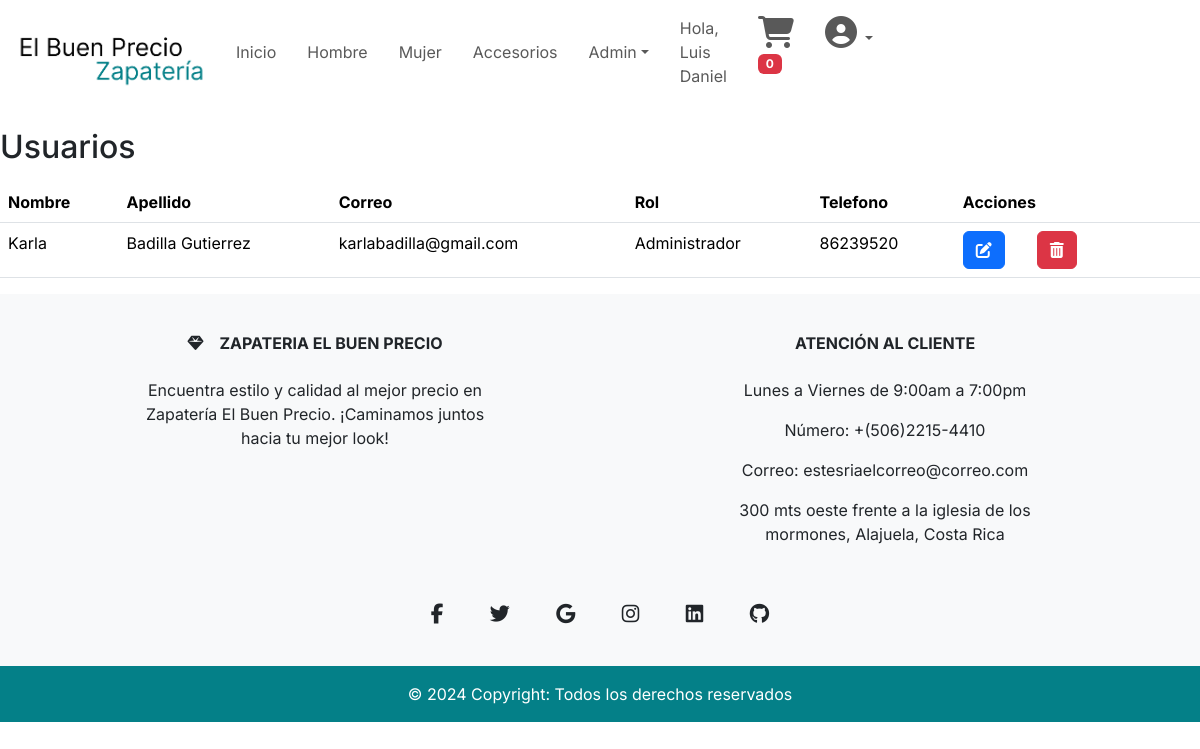
Screenshot of /admin/usuarios.php (signed in) with the database file from the repository.
### tables this page shows
CREATE TABLE `usuario` (
  `id_usuario` int(11) NOT NULL,
  `nombre` varchar(20) NOT NULL,
  `apellido` varchar(50) NOT NULL,
  `correo` varchar(250) NOT NULL,
  `telefono` varchar(11) NOT NULL,
  `contrasena` varchar(255) NOT NULL,
  `id_rol` int(11) NOT NULL
);

### DAL/usuariosCrud.php (called while the page is built, shortened)
<?php
function getArray($sql){
    try{
        $oConexion = conectarDb();
        if(mysqli_set_charset($oConexion, "utf8")){
            if(!$result = mysqli_query($oConexion, $sql)) die();
            $retorno = array();
            while($row = mysqli_fetch_array($result)){
                $retorno[] = $row;
            }
        }
    }catch (\Throwable $th){
        echo $th;
    }finally{
        Desconectar($oConexion);
    }
    return $retorno;
}
?>

### admin/usuarios.php (the view, shortened to what this page needs)
<!DOCTYPE html>
<html lang="en">
<?php
include_once "../include/templates/header.php";
?>
<main>
    <div>
        <br>
        <h2>Usuarios
        </h2>
        <?php
        require_once "../DAL/usuariosCrud.php";
        $elSQL = "SELECT id_usuario, nombre, apellido ,correo, telefono, id_rol from usuario";
        $myArray = getArray($elSQL);
        ?>
    </div>
    <div>
        <table class="table">
            <thead>
                <tr>
                    <th scope="col">Nombre</th>
                    <th scope="col">Apellido</th>
                    <th scope="col">Correo</th>
                    <th scope="col">Rol</th>
                    <th scope="col">Telefono</th>
                    <th scope="col">Acciones</th>
                </tr>
            </thead>
            <tbody>
            <?php
                if (!empty($myArray)) {
                    foreach ($myArray as $usuario) {
                        if ($_SESSION['nombre'] != $usuario['nombre']) {
                            echo "<tr>";
                            echo "<td>" . $usuario['nombre'] . "</td>";
                            echo "<td>" . $usuario['apellido'] . "</td>";
                            echo "<td>" . $usuario['correo'] . "</td>";
                            echo "<td>" . ($usuario['id_rol'] == 1 ? "Administrador" : "Usuario") . "</td>";
                            echo "<td>" . $usuario['telefono'] . "</td>";
                            echo "<td>";
                            echo '<div class="iconos-accion">';
                            echo '<a class="btn btn-primary custom-margin" href="cruds/actualizarUsuario.php?id=' . $usuario['id_usuario'] . '"><i class="fas fa-edit"></i></a>';
                            echo '<form method="POST">';
                            echo '<button class="btn btn-danger" type="submit" onclick="return confirm(\'¿Está seguro de que desea eliminar este usuario?\');"><i class="fas fa-trash-alt"></i></button>';
                            echo '</form>';
                            echo "</div>";
                            echo "</td>";
                            echo "</tr>";
                        }
                    }
                } else {
                    echo "<tr><td colspan='6'>No hay registros de usuarios</td></tr>";
                }
            ?>
            </tbody>
        </table>
    </div>
</main>
<?php
include_once "../include/templates/footer.php";
?>
</html>

### css/styles.css (style rules this page uses)
:root { --principal: #048088; --principal-oscuro: #02545e; --blanco: #ffffff; }
* { font-family: "Inter", sans-serif; font-optical-sizing: auto; }
.iconos-accion { display: flex; margin-right: 2rem; }
.custom-margin { margin-right: 2rem; }

### rows the page displays
usuario: nombre "Karla", apellido "Badilla Gutierrez", correo "karlabadilla@gmail.com", shows "Administrador", telefono "86239520"

### other values shown
$_SESSION['nombre'] "Luis Daniel"
$cantidadCarrito "0"
